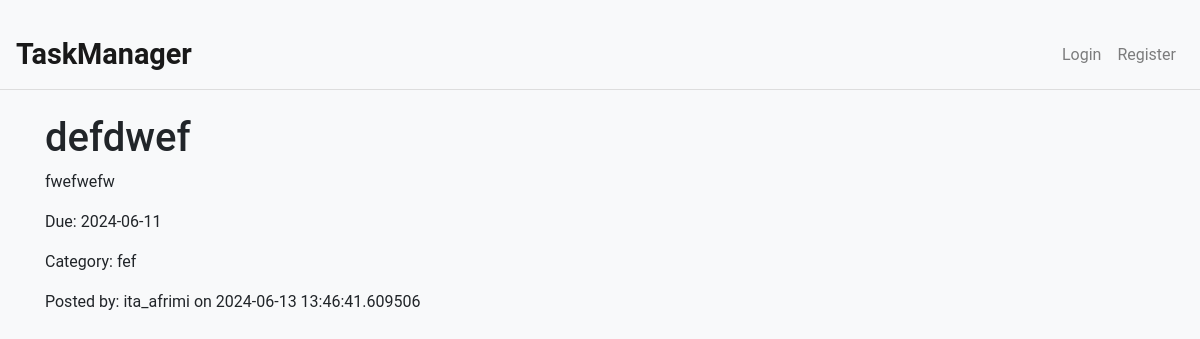
The app's page /task/2 with its own data.
### app/models.py (models this page shows, shortened)
class Task(db.Model):
    id = db.Column(db.Integer, primary_key=True)
    title = db.Column(db.String(100), nullable=False)
    description = db.Column(db.Text, nullable=True)
    due_date = db.Column(db.Date, nullable=True)
    category = db.Column(db.String(50), nullable=True)
    user_id = db.Column(db.Integer, db.ForeignKey('user.id'), nullable=False)
    date_posted = db.Column(db.DateTime, nullable=False, default=datetime.utcnow)

class User(db.Model, UserMixin):
    id = db.Column(db.Integer, primary_key=True)
    username = db.Column(db.String(20), unique=True, nullable=False)
    email = db.Column(db.String(120), unique=True, nullable=False)
    password_hash = db.Column(db.String(128), nullable=False)
    tasks = db.relationship('Task', backref='author', lazy=True)

### app/routes.py (the view)
@main.route("/task/<int:task_id>")
def task(task_id):
    task = Task.query.get_or_404(task_id)
    return render_template('task.html', title=task.title, task=task)

### app/templates/task.html (shortened to what this page needs)
{% extends "base.html" %}
{% block content %}
    <h1>{{ task.title }}</h1>
    <p>{{ task.description }}</p>
    <p>Due: {{ task.due_date }}</p>
    <p>Category: {{ task.category }}</p>
    <p>Posted by: {{ task.author.username }} on {{ task.date_posted }}</p>
{% endblock %}

### app/static/styles.css (style rules this page uses)
body { background-color: #f0f0f0; font-family: Arial, sans-serif; }

### app/templates/base.html (style rules this page uses)
body { padding-top: 20px; font-family: 'Roboto', sans-serif; background-color: #f8f9fa; }

### records on screen
Task: title "defdwef", description "fwefwefw", due_date "2024-06-11", category "fef", date_posted "2024-06-13 13:46:41.609506"
User: author.username "ita_afrimi"
